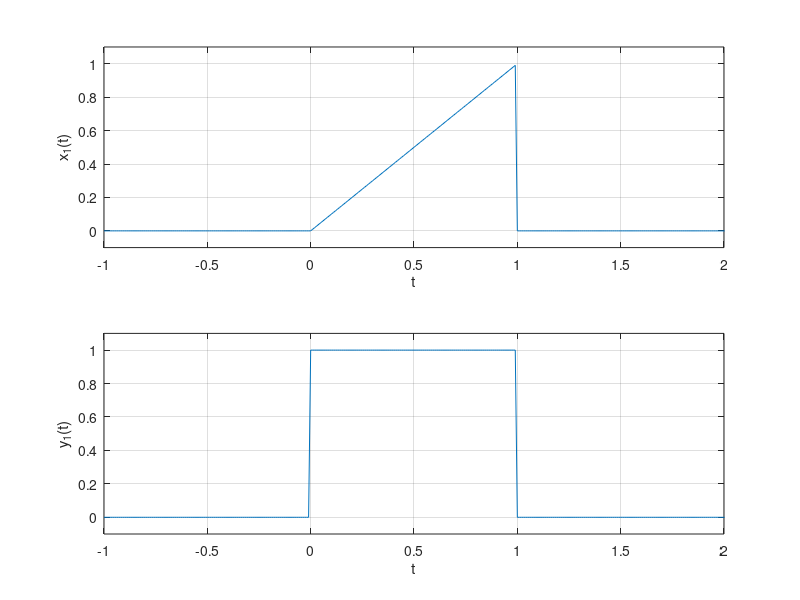
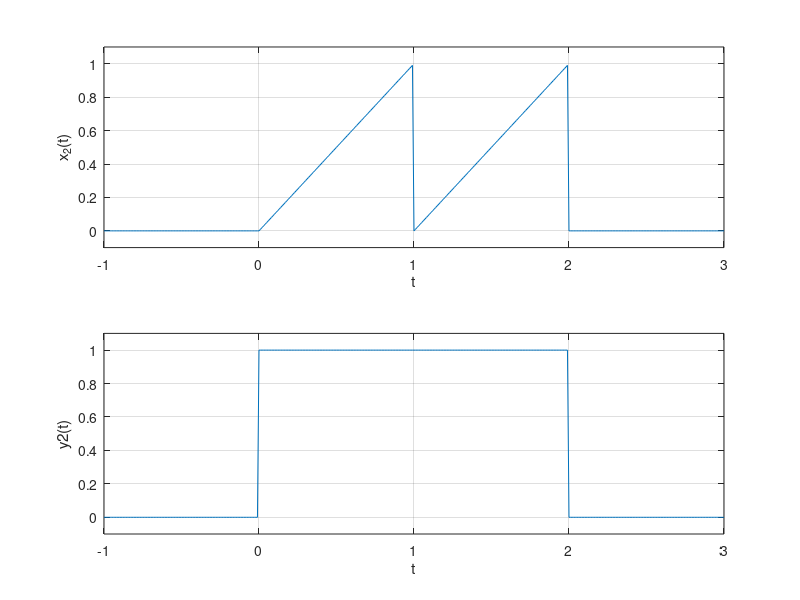

Recreate these plots in MATLAB, in order.
%% ex 2
x=@(n)(n==0);
n=0:6;y=2*x(n-2) + 5*x(n-2) + 2*x(n-3) + 2*x(n-4);
figure;stem(n,y);

%% ex 3
u=@(t)(t>=0);
x1 = @(u,t)((u(t) - u(t-1)).*t);
t = -1:0.01:3;
subplot(211);plot(t,x1(u,t));axis([-1 2 -0.1  1.1]);grid;xlabel('t');ylabel('x_1(t)')
y1=@(u,t)(u(t) - u(t-1));
subplot(212);plot(t,y1(u,t));axis([-1 2 -0.1 1.1]);grid;xlabel('t');ylabel('y_1(t)')

x2 = x1(u,t) + x1(u,t-1);figure;subplot(211);plot(t,x2);axis([-1 3 -0.1 1.1]);grid;xlabel('t');ylabel('x_2(t)')
y2 = y1(u,t) + y1(u,t-1);subplot(212);plot(t,y2);axis([-1 3 -0.1 1.1]);grid;xlabel('t');ylabel('y2(t)')
